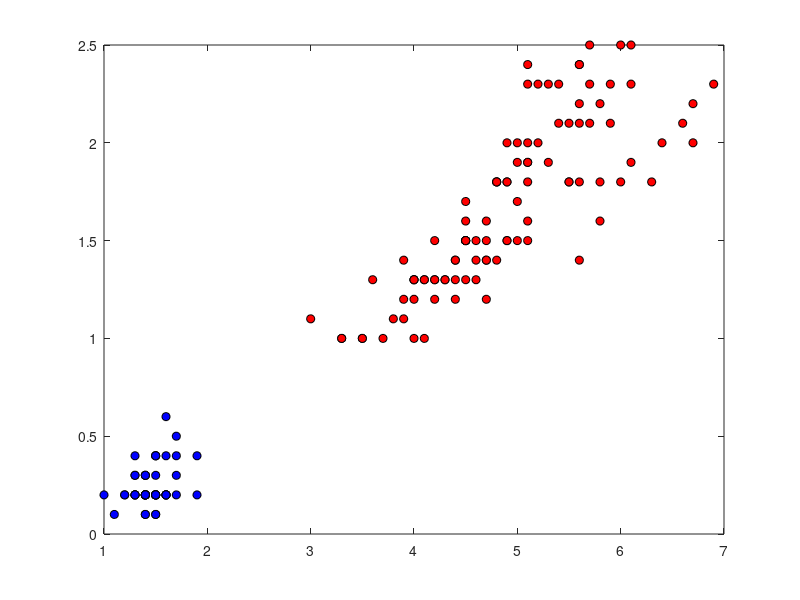

MATLAB code to generate this figure:
% Modified by blossom

clear all
close all
load fisheriris;
X = meas(:,3:4);
Y = species;

figure(1);hold off
plot(X(:,1),X(:,2),'k*');

N = size(X,1);
Ke = zeros(N);
gam = 1;
for n = 1:N
    for n2 = 1:N
        Ke(n,n2) = exp(-sum((X(n,:)-X(n2,:)).^2)); % Gaussian
    end
end


converged = 0;

K = 2;
Z = repmat([1 0],N,1);
s = sum(X.^2,2);
pos = find(s==min(s));
Z(pos,:) = [0 1];
di = zeros(N,K);
cols = {'r','b'};

figure(1);hold off
for k = 1:K
    pos = find(Z(:,k));
    plot(X(pos,1),X(pos,2),'ko','markerfacecolor',cols{k});
    hold on
end

 
while ~converged

    Nk = sum(Z,1);
    for k = 1:K
        % Compute kernelised distance
        di(:,k) = diag(Ke) - (2/(Nk(k)))*sum(repmat(Z(:,k)',N,1).*Ke,2) + ...
            Nk(k)^(-2)*sum(sum((Z(:,k)*Z(:,k)').*Ke));
    end
    oldZ = Z;
    Z = (di == repmat(min(di,[],2),1,K));
    Z = 1.0*Z;
    if sum(sum(oldZ~=Z))==0
        converged = 1;
    end


    figure(1);hold off
    for k = 1:K
        pos = find(Z(:,k));
        plot(X(pos,1),X(pos,2),'ko','markerfacecolor',cols{k});
        hold on
    end
    pause(1)
end
